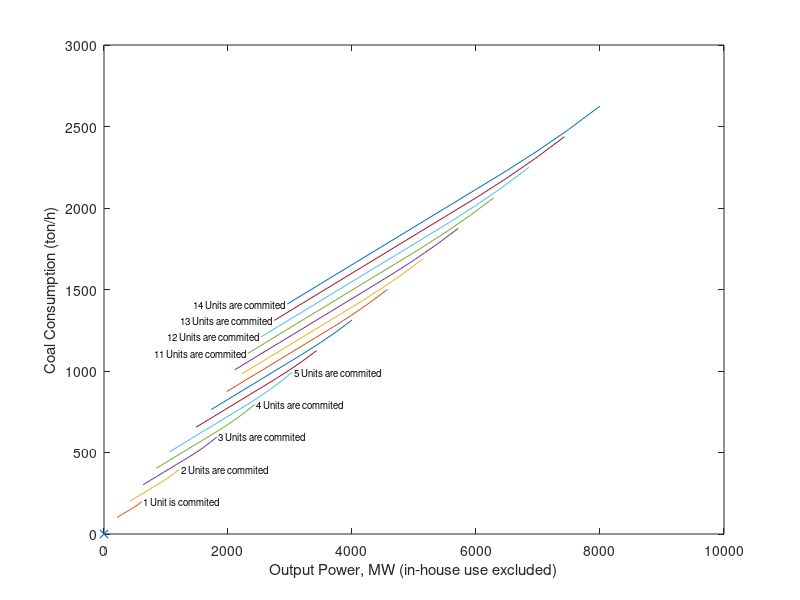

Reproduce this figure in MATLAB. (Note: this script raises an error after producing the figure.)
clear
close all
clc
format compact

coal_nameplate = 660; % [MW]

coal_num = 14; % 3 units

dx = 12%10000;
u_coal_unit = linspace(0.4,1,dx) * coal_nameplate;
v_coal_unit = u_coal_unit-0.08*coal_nameplate;
f_coal_unit = (266*linspace(0.4,1,dx).^2 -507*linspace(0.4,1,dx) + 542).*linspace(0.4,1,dx)*coal_nameplate/1e3; % [ton/h]
u_min = min(u_coal_unit);
v_min = min(v_coal_unit);
f_min = min(f_coal_unit);


%% ========================================================================
% 211.2~8500.8MW -> round to 220-8500MW
v_range = 220:360:8500;%220:0.1:8500; % [1x82801]
u_table = nan*ones(coal_num, length(v_range), coal_num); % [14 units]x[pwr range]x[cmt]
v_table = nan*ones(coal_num, length(v_range), coal_num); % [14 units]x[pwr range]x[cmt]
f_table = nan*ones(coal_num, length(v_range), coal_num); % [14 units]x[pwr range]x[cmt]
f_table_sum = nan*ones(length(v_range), coal_num); % [pwr range]x[cmt]

% ====================
% No unit
figure(3); clf; hold on; box on; % Fuel consumption
plot(0, 0, 'x');
xlabel('Output Power, MW (in-house use excluded)');
ylabel('Coal Consumption (ton/h)');

% ====================
% One unit
n = 1;
u1_extended = interp1(v_coal_unit, u_coal_unit, v_range);
u_table(n,:,n) =  u1_extended;
v1_extended = interp1(v_coal_unit, v_coal_unit, v_range);
v_table(n,:,n) =  v1_extended;
f1_extended = interp1(v_coal_unit, f_coal_unit, v_range);
f_table(n,:,n) =  f1_extended;
f_table_sum(:,n) = f_table(n,:,n);
id_st(n) = find(~isnan(f1_extended)==1, 1, 'first');
id_ed(n) = find(~isnan(f1_extended)==1, 1, 'last');

figure(3);
plot(v_coal_unit, f_coal_unit);
text(v_coal_unit(end), f_coal_unit(end), ' 1 Unit is commited', 'fontsize', 7);

% ====================
% Multiple units
tic;
for n = 2:coal_num
    v_long = v_coal_unit*n;

    u = ones(n, dx) * u_min;
    v = ones(n, dx) * v_min;
    f = ones(n, dx) * f_min;
    
    u_extended = zeros(n, dx, n);
    v_extended = zeros(n, dx, n);
    f_extended = zeros(n, dx, n);
    u_sum = zeros(n, dx);
    v_sum = zeros(n, dx);
    f_sum = zeros(n, dx);
    for cmt = 1:n
        u(cmt,:) = u_coal_unit;
        v(cmt,:) = v_coal_unit;
        f(cmt,:) = f_coal_unit;
        
        u_sum(cmt,:) = sum(u);
        v_sum(cmt,:) = sum(v);
        f_sum(cmt,:) = sum(f);
        for nn = 1:n
            u_extended(nn,:,cmt) = interp1(v_sum(cmt,:),u(nn,:),v_long);
            v_extended(nn,:,cmt) = interp1(v_sum(cmt,:),v(nn,:),v_long);
            f_extended(nn,:,cmt) = interp1(v_sum(cmt,:),f(nn,:),v_long);
        end
    end
    f_combined = squeeze(sum(f_extended))';
    [value, id_row] = min(f_combined);
    
    id_col = 1:length(id_row);
    id = sub2ind([n,dx], id_row, id_col);
    opt_f_sum = value; % [1]x[dx]
    opt_u = zeros(n,dx);
    opt_v = zeros(n,dx);
    opt_f = zeros(n,dx);
    for nn = 1:n
        u1_extended = squeeze(u_extended(nn,:,:))';
        opt_u(nn,:) = u1_extended(id);
        v1_extended = squeeze(v_extended(nn,:,:))';
        opt_v(nn,:) = v1_extended(id);
        f1_extended = squeeze(f_extended(nn,:,:))';
        opt_f(nn,:) = f1_extended(id);
        
        % Save opt solutions to tables
        u1_extended = interp1(v_long, opt_u(nn,:), v_range);
        u_table(nn,:,n) = u1_extended;
        v1_extended = interp1(v_long, opt_v(nn,:), v_range);
        v_table(nn,:,n) = v1_extended;
        f1_extended = interp1(v_long, opt_f(nn,:), v_range);
        f_table(nn,:,n) = f1_extended;
    end
    f_sum_extended = interp1(v_long, opt_f_sum, v_range)
    sum(f_table(:,:,n))
    % !!! check zero & nan entries in f_table !!!
    
    f_table_sum(:,n) = f_sum_extended;
    
    figure(3);
    plot(v_long, opt_f_sum);
    if n<11
    text(v_long(end), opt_f_sum(end), [' ', num2str(n), ' Units are commited'], 'fontsize', 7);
    else
    text(v_long(1), opt_f_sum(1), [' ', num2str(n), ' Units are commited '], 'fontsize', 7, 'horizontalalignment', 'right');
    end
    
    toc;
end
xlabel('Output Power, MW (in-house use excluded)');
ylabel('Coal Consumption (ton/h)');
my_gridline;

f_table_sum2 = squeeze(sum(f_table));

% v_st = v_range(id_st);
% v_ed = v_range(id_ed);
% save('FourteenUnits', ...
%      'v_range', ...
%      'f_table', 'u_table', 'v_table');

% % ====================
% figure(1); clf;
% opt_u = flipud(opt_u);
% for nn = 1:n
%     subplot(n+1,1,nn);
%     plot(v_long, opt_u(nn,:));
%     ylim([0 700]);
%     set(gca, 'ytick', 0:350:700);
%     ylabel(['u', num2str(nn)]);
% end
% subplot(n+1,1,n+1);
% area(v_long, opt_u', 'edgecolor', 'none');
% ylim([0 4000]);


%% Double check 3-units result to be identical to solution_clean.m
% figure(2); clf;
% subplot(4,1,1); hold on; box on;
% plot(v_range, u_table(1,:,3), 'linewidth', 1); hold on;
% ylim([0 700]);
% ylabel('u1');
% 
% subplot(4,1,2); hold on; box on;
% plot(v_range, u_table(2,:,3), 'linewidth', 1); hold on;
% ylim([0 700]);
% ylabel('u2');
% 
% subplot(4,1,3); hold on; box on;
% plot(v_range, u_table(3,:,3), 'linewidth', 1); hold on;
% ylim([0 700]);
% ylabel('u3');
% 
% subplot(4,1,4); hold on; box on;
% ha = area(v_range, u_table(1:3,:,3)', 'edgecolor', 'none');
% set(ha(1), 'facec', [0.8 0.95 1], 'edgecolor', 'none');
% set(ha(2), 'facec', [1 0.8 0.8], 'edgecolor', 'none');
% set(ha(3), 'facec', [1 0.8 0], 'edgecolor', 'none');
% xlim([600 2000]);
% 
% load ThreeUnitsClean;
% subplot(4,1,3);
% plot(v_unique, opt_u1, '--'); hold on;
% subplot(4,1,2);
% plot(v_unique, opt_u2, '--'); hold on;
% subplot(4,1,1);
% plot(v_unique, opt_u3, '--'); hold on;
